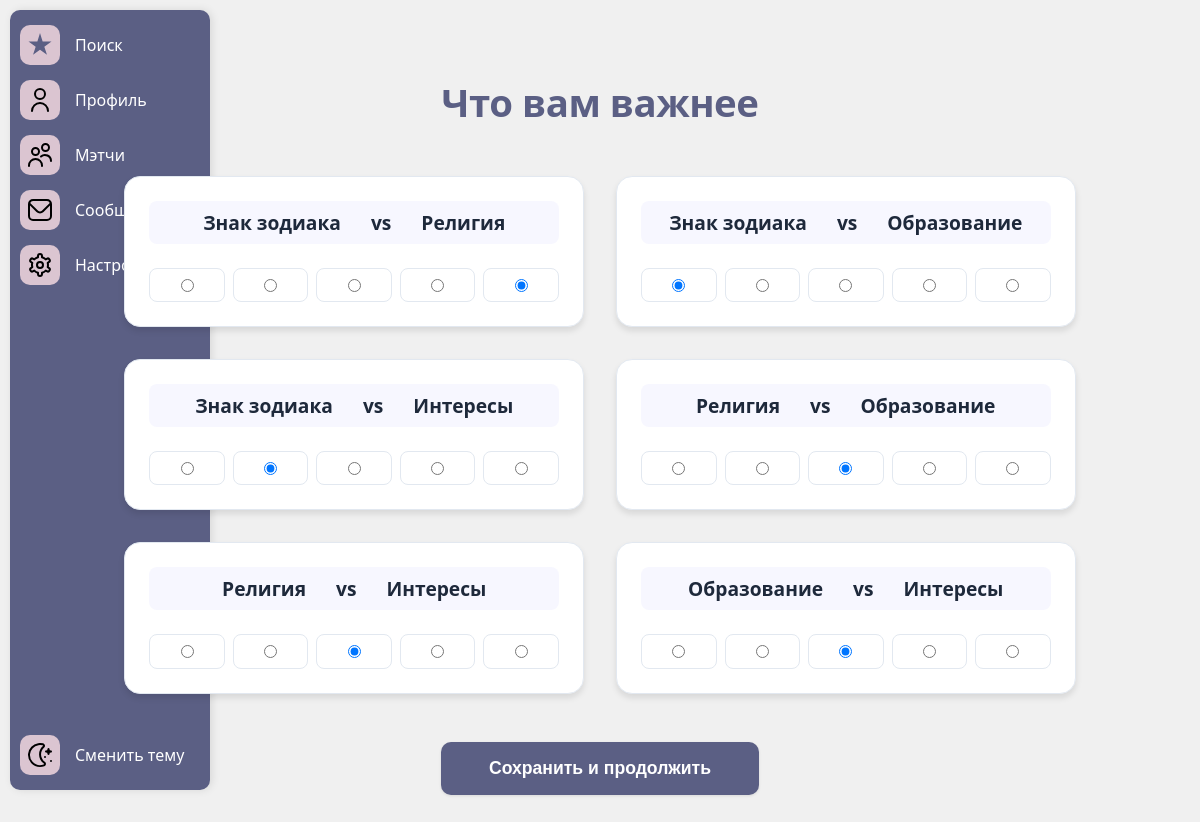
The app's page /compare/ (signed in) with its own data.
### compatibility/models.py (models this page shows, shortened)
class Criterion(models.Model):  #Критерий
    name = models.CharField(max_length=30)
    code = models.SlugField(unique=True)

### compatibility/views.py (the view)
# urls.py: path('compare/', compare_criteria, name='compare_criteria'),
@login_required
def compare_criteria(request): #Парные сравнения
    user = request.user
    selected_criterion = SelectedCriterion.objects.get(user=user)
    criteria = selected_criterion.criteria.all()
    for a, b in combinations(criteria, 2): #Создание уникальных пар критериев, по дефолту равноценны
        if a.id > b.id:
            a, b = b, a
        PairsCriteria.objects.get_or_create(
            user=user,
            criterion_a=a,
            criterion_b=b,
            defaults={'score': 3}
        )
    comparisons = PairsCriteria.objects.filter(
        user=user,
        criterion_a__in=criteria,
        criterion_b__in=criteria
    ).order_by('criterion_a', 'criterion_b')
    FormSet = modelformset_factory( #Создание форм парных сравнений из существующих
        PairsCriteria,
        form=PairsCriteriaForm,
        extra=0
    )
    if request.method == 'POST':
        formset = FormSet(request.POST, queryset=comparisons)
        if formset.is_valid():
            formset.save() #Сохранение сравнений
            return redirect('search_settings')
    else:
        formset = FormSet(queryset=comparisons)
    comparisons_data = []
    for form, comp in zip(formset.forms, comparisons):
        comparisons_data.append({
            'form': form,
            'criterion_a': comp.criterion_a,
            'criterion_b': comp.criterion_b,
        })
    return render(request, 'compare.html', {
        'formset': formset,
        'comparisons_data': comparisons_data,
    })

### templates/compare.html (shortened to what this page needs)
{% extends 'base.html' %}
{% load static %}
{% block extra_css %}
<link rel="stylesheet" href="{% static 'css/compare_style.css' %}">
{% endblock %}
{% block content %}
<div class="main-window">
    <form method="post">
        {% if comparisons_data %}
        <h1>Что вам важнее</h1>
        <div class="comparison-grid">
            {% for data in comparisons_data %}
            <div class="comparison-item">
		<h3>
  		{{ data.criterion_a.name }}
  		vs
  		{{ data.criterion_b.name }}
		</h3>
                <div class="radio-group">
                    {% for radio in data.form.score %}
                    <label class="radio-label">
                        {{ radio.tag }}
                    </label>
                    {% endfor %}
                </div>
            </div>
            {% endfor %}
        </div>
        {% else %}
        <div class="empty-state">
            Нет доступных сравнений для оценки
        </div>
        {% endif %}
        <button type="submit" class="btn-submit">Сохранить и продолжить</button>
    </form>
</div>
{% endblock %}

### static/css/sidebar_styles.css (style rules this page uses)
* { box-sizing: border-box; margin: 0; padding: 0; }
.main-window { margin-left: 210px; flex: 1; padding: 0px; min-height: 100vh; }
body { font-family: 'Segoe UI', sans-serif; background: #f0f0f0; transition: background 0.3s; }

### static/css/compare_style.css (style rules this page uses)
* { box-sizing: border-box; margin: 0; padding: 0; }
body { font-family: 'Segoe UI', system-ui, sans-serif; background: #f0f0f0; color: #1e293b; min-height: 100vh; display: flex; align-items: center; flex-direction: column; transition: background 0.3s, color 0.3s; padding: 2rem 4%; }
.main-window { flex: 1; padding: 10px 0; max-width: 100%; margin: 0 auto; width: 100%; }
form { margin: auto; width: 70%; padding: 0 2%; }
form > h1 { text-align: center; margin: 1.5rem 0 3rem; font-size: 2.4rem; font-weight: 700; color: #5B5F84; letter-spacing: -0.5px; }
.comparison-grid { display: grid; gap: 2rem; grid-template-columns: repeat(2, minmax(80%, 1fr)); justify-content: center; margin-bottom: 2rem; width: 100%; }
.comparison-item { background: #ffffff; border-radius: 16px; padding: 1.5rem; box-shadow: 0 4px 6px rgba(0,0,0,0.1); border: 1px solid #e2e8f0; transition: transform 0.2s, box-shadow 0.2s; position: relative; animation: slideIn 0.4s ease-out forwards; }
.comparison-item h3 { margin: 0 0 1.5rem; font-size: 1.2rem; font-weight: 600; color: #1e293b; text-align: center; padding: 0.5rem; background: rgba(99, 102, 241, 0.05); border-radius: 8px; }
.radio-group { display: flex; gap: 0.5rem; flex-wrap: wrap; justify-content: center; }
.radio-label { display: inline-flex; align-items: center; padding: 0.6rem 1.2rem; border: 1px solid #e2e8f0; border-radius: 8px; cursor: pointer; transition: all 0.2s; background: white; flex-grow: 1; text-align: center; width: 20px; justify-content: center; }
.btn-submit { display: block; width: auto; margin: 3rem auto 1rem; padding: 1rem 3rem; border: none; border-radius: 10px; background: #5B5F84; color: white; font-size: 1.1rem; font-weight: 600; cursor: pointer; transition: all 0.2s; box-shadow: 0 1px 3px rgba(0,0,0,0.1); }

### records on screen
Criterion: criterion_a.name "Знак зодиака", criterion_b.name "Религия", criterion_b.name "Образование", criterion_b.name "Интересы"
Criterion: criterion_a.name "Религия", criterion_b.name "Образование", criterion_b.name "Интересы"
Criterion: criterion_a.name "Образование", criterion_b.name "Интересы"
